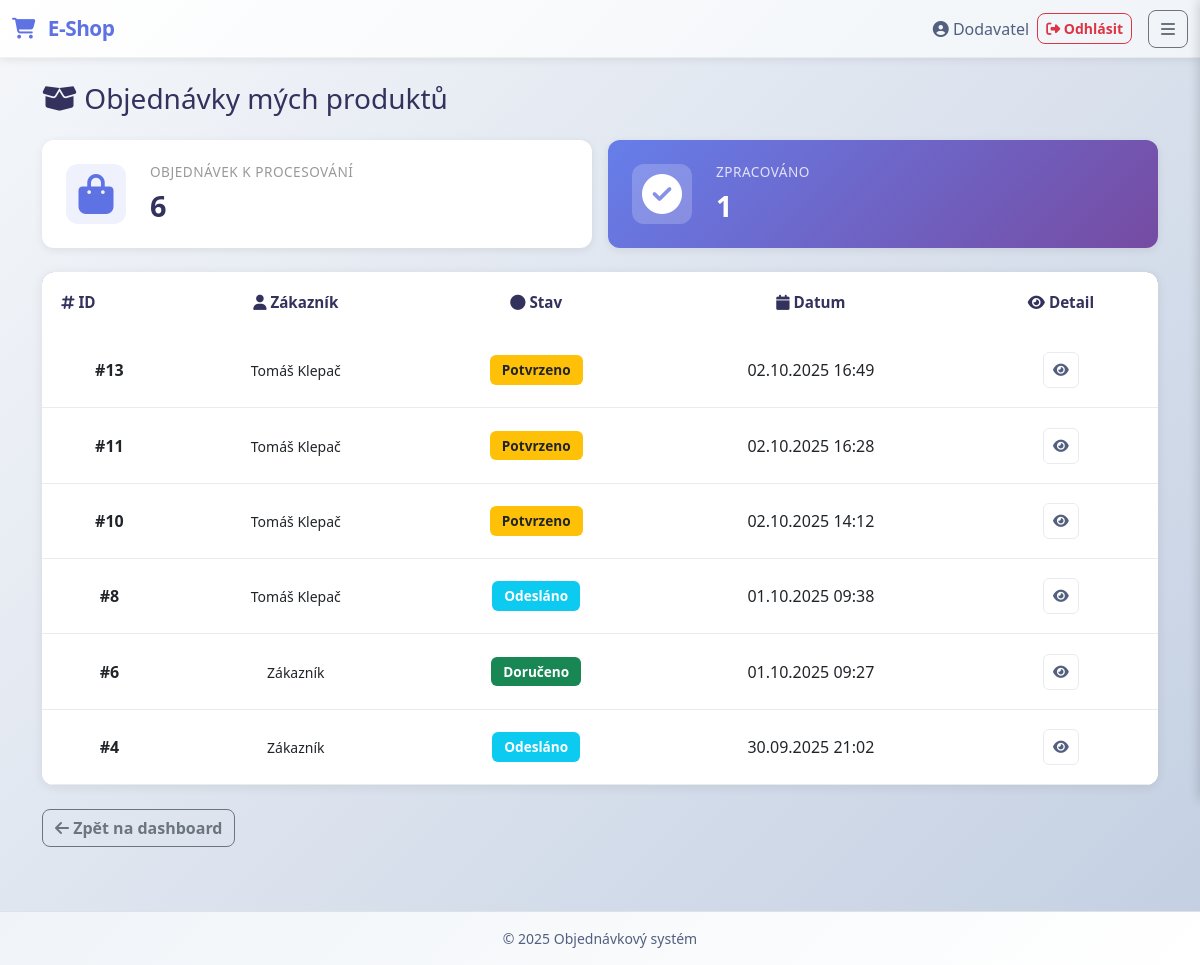
The page /index.php?action=supplier_orders (signed in) on the database its author committed.
### tables this page shows
CREATE TABLE `orders` (
  `id` int(11) NOT NULL,
  `customer_id` int(11) NOT NULL,
  `status` varchar(50) NOT NULL DEFAULT 'pending',
  `note` text DEFAULT NULL,
  `total_cents` int(11) NOT NULL,
  `created_at` timestamp NOT NULL DEFAULT current_timestamp(),
  `street` varchar(255) NOT NULL,
  `city` varchar(100) NOT NULL,
  `zip` varchar(10) NOT NULL
);

CREATE TABLE `users` (
  `id` int(11) NOT NULL,
  `email` varchar(255) NOT NULL,
  `password_hash` varchar(255) NOT NULL,
  `name` varchar(120) NOT NULL,
  `is_active` tinyint(1) NOT NULL DEFAULT 1,
  `is_approved` tinyint(1) NOT NULL DEFAULT 1,
  `created_at` timestamp NOT NULL DEFAULT current_timestamp()
);

### app/Models/order_model.php (called while the page is built, shortened)
<?php
class OrderModel {
    public static function getOrdersBySupplier(int $supplierId): array {
        $db = Database::getInstance();
        $stmt = $db->prepare("
            SELECT DISTINCT o.id, o.customer_id, u.name AS customer_name,
                   o.status, o.total_cents, o.created_at
            FROM orders o
            JOIN order_item oi ON oi.order_id = o.id
            JOIN products p   ON p.id = oi.product_id
            JOIN users u      ON u.id = o.customer_id
            WHERE p.supplier_id = ?
            ORDER BY o.created_at DESC
        ");
        $stmt->execute([$supplierId]);
        return $stmt->fetchAll(PDO::FETCH_ASSOC);
    }
}

### app/Controllers/order_controller.php (called while the page is built, shortened)
<?php
require_once __DIR__ . '/../Models/order_model.php';
class order_controller {
    public function getOrdersBySupplier(int $supplierId): array {
        return OrderModel::getOrdersBySupplier($supplierId);
    }
}

### app/Views/supplier_orders_view.php (the view, shortened to what this page needs)
<?php require __DIR__ . '/partials/header.php'; ?>
<h1 class="h3 mb-4"><i class="fas fa-box-open"></i> Objednávky mých produktů</h1>
<?php if (!empty($orders)): ?>
    <div class="row mb-4 g-3">
        <div class="col-md-6">
            <div class="summary-card">
                <div class="summary-icon"><i class="fas fa-shopping-bag"></i></div>
                <div class="summary-content">
                    <h6>Objednávek k procesování</h6>
                    <h3><?= count($orders) ?></h3>
                </div>
            </div>
        </div>
        <div class="col-md-6">
            <div class="summary-card highlight">
                <div class="summary-icon"><i class="fas fa-check-circle"></i></div>
                <div class="summary-content">
                    <h6>Zpracováno</h6>
                    <h3><?= count(array_filter($orders, fn($o) => in_array($o['status'], ['delivered', 'completed', 'finished']))) ?></h3>
                </div>
            </div>
        </div>
    </div>
    <div class="table-responsive cart-table-wrapper mb-4">
        <table class="table cart-table align-middle">
            <thead>
            <tr>
                <th><i class="fas fa-hashtag"></i> ID</th>
                <th class="text-center"><i class="fas fa-user"></i> Zákazník</th>
                <th class="text-center"><i class="fas fa-circle"></i> Stav</th>
                <th class="text-center"><i class="fas fa-calendar"></i> Datum</th>
                <th class="text-center"><i class="fas fa-eye"></i> Detail</th>
            </tr>
            </thead>
            <tbody>
            <?php foreach ($orders as $order): ?>
                <tr class="cart-item-row">
                    <td class="text-center fw-600">#<?= (int)$order['id'] ?></td>
                    <td class="text-center">
                        <small><?= htmlspecialchars($order['customer_name']) ?></small>
                    </td>
                    <td class="text-center">
                        <?php
                        $statusConfig = [
                            'pending' => ['badge bg-secondary', 'Čeká na potvrzení'],
                            'confirmed' => ['badge bg-warning text-dark', 'Potvrzeno'],
                            'shipped' => ['badge bg-info text-white', 'Odesláno'],
                            'canceled' => ['badge bg-danger', 'Zrušeno'],
                            'delivered' => ['badge bg-success', 'Doručeno'],
                            'completed' => ['badge bg-success', 'Dokončeno'],
                            'finished' => ['badge bg-success', 'Hotovo'],
                        ];
                        $status = $order['status'];
                        $config = $statusConfig[$status] ?? ['badge bg-secondary', $status];
                        echo '<span class="' . $config[0] . '">' . $config[1] . '</span>';
                        ?>
                    </td>
                    <td class="text-center"><?= date('d.m.Y H:i', strtotime($order['created_at'])) ?></td>
                    <td class="text-center">
                        <div style="display: flex; justify-content: center; align-items: center;">
                            <a href="index.php?action=supplier_order_detail&id=<?= (int)$order['id'] ?>"
                               class="btn btn-sm btn-quantity" title="Zobrazit detail">
                                <i class="fas fa-eye"></i>
                            </a>
                        </div>
                    </td>
                </tr>
            <?php endforeach; ?>
            </tbody>
        </table>
    </div>
    <div class="mb-3">
        <a href="index.php" class="btn btn-outline-secondary">
            <i class="fas fa-arrow-left"></i> Zpět na dashboard
        </a>
    </div>
<?php endif; ?>
<?php require __DIR__ . '/partials/footer.php'; ?>

### public/css/app.css (style rules this page uses)
body { font-family: 'Segoe UI', -apple-system, BlinkMacSystemFont, 'Roboto', 'Oxygen', sans-serif; background: linear-gradient(135deg, #f5f7fa 0%, #c3cfe2 100%); color: var(--dark-gray); display: flex; flex-direction: column; min-height: 100vh; }
.btn { font-weight: 600; border-radius: 0.5rem; transition: all 0.3s ease; }
.table-responsive { overflow-x: auto; -webkit-overflow-scrolling: touch; border-radius: 0.5rem; }
.table { margin-bottom: 0; }
.table thead { background-color: var(--light-gray); }
.table th { font-weight: 600; color: var(--dark-gray); border-color: var(--border-gray); }
.badge { padding: 0.5rem 0.75rem; font-weight: 600; font-size: 0.85rem; }
.table { background: #ffffff; border-radius: 10px; overflow: hidden; box-shadow: 0 2px 10px rgba(0, 0, 0, 0.08); min-width: 1100px; width: 100%; }
.table thead { background: linear-gradient(135deg, #667eea 0%, #764ba2 100%); color: white; font-weight: 600; }
.table tbody tr { border-bottom: 1px solid var(--border-gray); transition: background 0.2s ease; }
.table-responsive { border-radius: 10px; overflow: hidden; }
.summary-card { background: white; border-radius: 12px; padding: 1.5rem; box-shadow: 0 2px 8px rgba(0, 0, 0, 0.08); display: flex; align-items: center; gap: 1.5rem; transition: all 0.3s ease; }
.summary-card.highlight { background: linear-gradient(135deg, #667eea 0%, #764ba2 100%); color: white; }
.summary-icon { font-size: 2.5rem; color: var(--primary-color); width: 60px; height: 60px; display: flex; align-items: center; justify-content: center; background: rgba(102, 126, 234, 0.1); border-radius: 12px; }
.summary-card.highlight .summary-icon { background: rgba(255, 255, 255, 0.2); color: white; }
.summary-content h6 { color: #999; font-size: 0.85rem; text-transform: uppercase; letter-spacing: 0.5px; margin-bottom: 0.5rem; }
.summary-card.highlight .summary-content h6 { color: rgba(255, 255, 255, 0.8); }
.summary-content h3 { margin: 0; font-weight: 700; color: var(--dark-gray); font-size: 1.8rem; }
.summary-card.highlight .summary-content h3 { color: white; }
.cart-table-wrapper { border-radius: 12px; overflow: hidden; box-shadow: 0 2px 12px rgba(0, 0, 0, 0.08); overflow-x: auto; -webkit-overflow-scrolling: touch; }
.cart-table { background: white; margin-bottom: 0; min-width: 1100px; width: 100%; }
.cart-table thead { background: linear-gradient(135deg, #667eea 0%, #764ba2 100%); color: white; font-weight: 600; }
.cart-table thead th { border: none; padding: 1.2rem; font-size: 0.95rem; }
.cart-table tbody tr { border-bottom: 1px solid #e9ecef; transition: background 0.2s ease; }
.cart-item-row td { padding: 1.2rem; vertical-align: middle; }
.fw-600 { font-weight: 600; }
.btn-quantity { width: 36px; height: 36px; padding: 0; display: flex; align-items: center; justify-content: center; border-radius: 6px; border: 1px solid #e9ecef; background: white; color: var(--text-gray); transition: all 0.2s ease; }

### rows shown on the page
orders: id "13", customer.name "Tomáš Klepač", status "Potvrzeno", created_at "02.10.2025 16:49"
orders: id "11", customer.name "Tomáš Klepač", status "Potvrzeno", created_at "02.10.2025 16:28"
orders: id "10", customer.name "Tomáš Klepač", status "Potvrzeno", created_at "02.10.2025 14:12"
orders: id "8", customer.name "Tomáš Klepač", status "Odesláno", created_at "01.10.2025 09:38"
orders: id "6", customer.name "Zákazník", status "Doručeno", created_at "01.10.2025 09:27"
orders: id "4", customer.name "Zákazník", status "Odesláno", created_at "30.09.2025 21:02"

### other values the page prints
$_SESSION['user_name'] "Dodavatel"
count($orders) "6"
